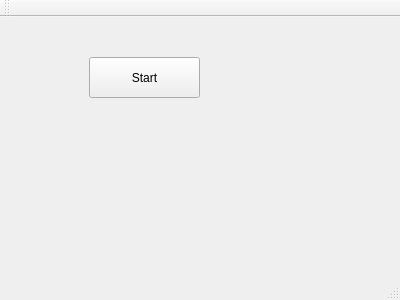
<?xml version="1.0" encoding="UTF-8"?>
<ui version="4.0">
 <class>MainWindow</class>
 <widget class="QMainWindow" name="MainWindow">
  <property name="geometry">
   <rect>
    <x>0</x>
    <y>0</y>
    <width>400</width>
    <height>300</height>
   </rect>
  </property>
  <property name="windowTitle">
   <string>MainWindow</string>
  </property>
  <widget class="QWidget" name="centralWidget">
   <widget class="QPushButton" name="pushButton">
    <property name="geometry">
     <rect>
      <x>89</x>
      <y>40</y>
      <width>111</width>
      <height>41</height>
     </rect>
    </property>
    <property name="text">
     <string>Start</string>
    </property>
   </widget>
  </widget>
  <widget class="QMenuBar" name="menuBar">
   <property name="geometry">
    <rect>
     <x>0</x>
     <y>0</y>
     <width>400</width>
     <height>17</height>
    </rect>
   </property>
  </widget>
  <widget class="QToolBar" name="mainToolBar">
   <attribute name="toolBarArea">
    <enum>TopToolBarArea</enum>
   </attribute>
   <attribute name="toolBarBreak">
    <bool>false</bool>
   </attribute>
  </widget>
  <widget class="QStatusBar" name="statusBar"/>
 </widget>
 <layoutdefault spacing="6" margin="11"/>
 <resources/>
 <connections/>
</ui>
